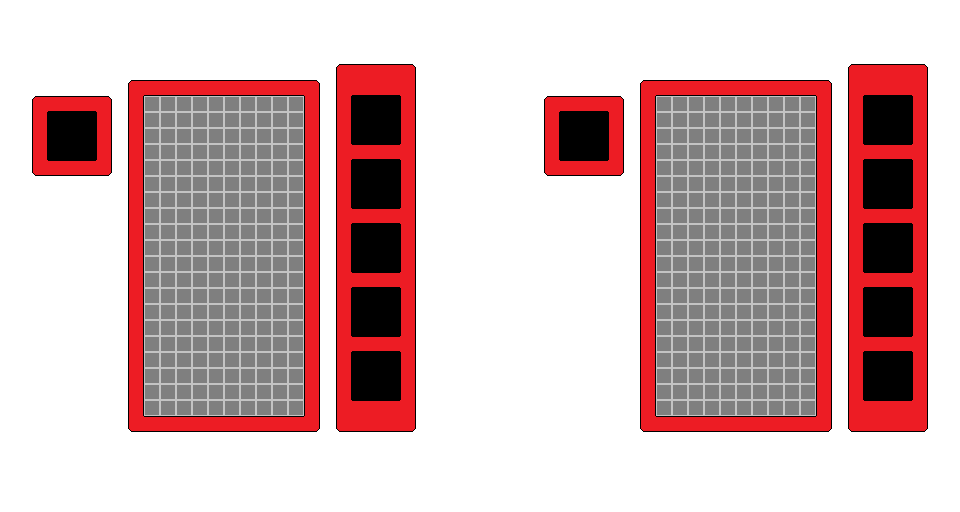

Below is a game level as drawn by its tile map, then a one-line description and the .tmx file that defines it, in full:
An orthogonal 60x32 tile map with 16x16 px tiles, 1 tile layer (Tile Layer 1).

<map version="1.0" tiledversion="1.0.3" orientation="orthogonal" renderorder="right-down" width="60" height="32" tilewidth="16" tileheight="16" nextobjectid="1">
 <tileset firstgid="1" name="tetris_tileset" tilewidth="16" tileheight="16" tilecount="40" columns="8">
  <image source="tetris_tileset.png" width="128" height="80" />
 </tileset>
 <layer name="Tile Layer 1" width="60" height="32">
  <data encoding="csv">
26,26,26,26,26,26,26,26,26,26,26,26,26,26,26,26,26,26,26,26,26,26,26,26,26,26,26,26,26,26,26,26,26,26,26,26,26,26,26,26,26,26,26,26,26,26,26,26,26,26,26,26,26,26,26,26,26,26,26,26,
26,26,26,26,26,26,26,26,26,26,26,26,26,26,26,26,26,26,26,26,26,26,26,26,26,26,26,26,26,26,26,26,26,26,26,26,26,26,26,26,26,26,26,26,26,26,26,26,26,26,26,26,26,26,26,26,26,26,26,26,
26,26,26,26,26,26,26,26,26,26,26,26,26,26,26,26,26,26,26,26,26,26,26,26,26,26,26,26,26,26,26,26,26,26,26,26,26,26,26,26,26,26,26,26,26,26,26,26,26,26,26,26,26,26,26,26,26,26,26,26,
26,26,26,26,26,26,26,26,26,26,26,26,26,26,26,26,26,26,26,26,26,26,26,26,26,26,26,26,26,26,26,26,26,26,26,26,26,26,26,26,26,26,26,26,26,26,26,26,26,26,26,26,26,26,26,26,26,26,26,26,
26,26,26,26,26,26,26,26,26,26,26,26,26,26,26,26,26,26,26,26,26,4,6,6,6,8,26,26,26,26,26,26,26,26,26,26,26,26,26,26,26,26,26,26,26,26,26,26,26,26,26,26,26,4,6,6,6,8,26,26,
26,26,26,26,26,26,26,26,1,2,2,2,2,2,2,2,2,2,2,3,26,12,14,14,14,32,26,26,26,26,26,26,26,26,26,26,26,26,26,26,1,2,2,2,2,2,2,2,2,2,2,3,26,12,14,14,14,32,26,26,
26,26,1,2,2,2,3,26,11,10,10,10,10,10,10,10,10,10,10,11,26,9,22,22,22,11,26,26,26,26,26,26,26,26,1,2,2,2,3,26,11,10,10,10,10,10,10,10,10,10,10,11,26,9,22,22,22,11,26,26,
26,26,9,22,22,22,11,26,11,10,10,10,10,10,10,10,10,10,10,11,26,9,22,22,22,11,26,26,26,26,26,26,26,26,9,22,22,22,11,26,11,10,10,10,10,10,10,10,10,10,10,11,26,9,22,22,22,11,26,26,
26,26,9,22,22,22,11,26,11,10,10,10,10,10,10,10,10,10,10,11,26,9,22,22,22,11,26,26,26,26,26,26,26,26,9,22,22,22,11,26,11,10,10,10,10,10,10,10,10,10,10,11,26,9,22,22,22,11,26,26,
26,26,9,22,22,22,11,26,11,10,10,10,10,10,10,10,10,10,10,11,26,12,18,18,18,32,26,26,26,26,26,26,26,26,9,22,22,22,11,26,11,10,10,10,10,10,10,10,10,10,10,11,26,12,18,18,18,32,26,26,
26,26,17,18,18,18,19,26,11,10,10,10,10,10,10,10,10,10,10,11,26,9,22,22,22,11,26,26,26,26,26,26,26,26,17,18,18,18,19,26,11,10,10,10,10,10,10,10,10,10,10,11,26,9,22,22,22,11,26,26,
26,26,26,26,26,26,26,26,11,10,10,10,10,10,10,10,10,10,10,11,26,9,22,22,22,11,26,26,26,26,26,26,26,26,26,26,26,26,26,26,11,10,10,10,10,10,10,10,10,10,10,11,26,9,22,22,22,11,26,26,
26,26,26,26,26,26,26,26,11,10,10,10,10,10,10,10,10,10,10,11,26,9,22,22,22,11,26,26,26,26,26,26,26,26,26,26,26,26,26,26,11,10,10,10,10,10,10,10,10,10,10,11,26,9,22,22,22,11,26,26,
26,26,26,26,26,26,26,26,11,10,10,10,10,10,10,10,10,10,10,11,26,12,18,18,18,32,26,26,26,26,26,26,26,26,26,26,26,26,26,26,11,10,10,10,10,10,10,10,10,10,10,11,26,12,18,18,18,32,26,26,
26,26,26,26,26,26,26,26,11,10,10,10,10,10,10,10,10,10,10,11,26,9,22,22,22,11,26,26,26,26,26,26,26,26,26,26,26,26,26,26,11,10,10,10,10,10,10,10,10,10,10,11,26,9,22,22,22,11,26,26,
26,26,26,26,26,26,26,26,11,10,10,10,10,10,10,10,10,10,10,11,26,9,22,22,22,11,26,26,26,26,26,26,26,26,26,26,26,26,26,26,11,10,10,10,10,10,10,10,10,10,10,11,26,9,22,22,22,11,26,26,
26,26,26,26,26,26,26,26,11,10,10,10,10,10,10,10,10,10,10,11,26,9,22,22,22,11,26,26,26,26,26,26,26,26,26,26,26,26,26,26,11,10,10,10,10,10,10,10,10,10,10,11,26,9,22,22,22,11,26,26,
26,26,26,26,26,26,26,26,11,10,10,10,10,10,10,10,10,10,10,11,26,12,18,18,18,32,26,26,26,26,26,26,26,26,26,26,26,26,26,26,11,10,10,10,10,10,10,10,10,10,10,11,26,12,18,18,18,32,26,26,
26,26,26,26,26,26,26,26,11,10,10,10,10,10,10,10,10,10,10,11,26,9,22,22,22,11,26,26,26,26,26,26,26,26,26,26,26,26,26,26,11,10,10,10,10,10,10,10,10,10,10,11,26,9,22,22,22,11,26,26,
26,26,26,26,26,26,26,26,11,10,10,10,10,10,10,10,10,10,10,11,26,9,22,22,22,11,26,26,26,26,26,26,26,26,26,26,26,26,26,26,11,10,10,10,10,10,10,10,10,10,10,11,26,9,22,22,22,11,26,26,
26,26,26,26,26,26,26,26,11,10,10,10,10,10,10,10,10,10,10,11,26,9,22,22,22,11,26,26,26,26,26,26,26,26,26,26,26,26,26,26,11,10,10,10,10,10,10,10,10,10,10,11,26,9,22,22,22,11,26,26,
26,26,26,26,26,26,26,26,11,10,10,10,10,10,10,10,10,10,10,11,26,12,18,18,18,32,26,26,26,26,26,26,26,26,26,26,26,26,26,26,11,10,10,10,10,10,10,10,10,10,10,11,26,12,18,18,18,32,26,26,
26,26,26,26,26,26,26,26,11,10,10,10,10,10,10,10,10,10,10,11,26,9,22,22,22,11,26,26,26,26,26,26,26,26,26,26,26,26,26,26,11,10,10,10,10,10,10,10,10,10,10,11,26,9,22,22,22,11,26,26,
26,26,26,26,26,26,26,26,11,10,10,10,10,10,10,10,10,10,10,11,26,9,22,22,22,11,26,26,26,26,26,26,26,26,26,26,26,26,26,26,11,10,10,10,10,10,10,10,10,10,10,11,26,9,22,22,22,11,26,26,
26,26,26,26,26,26,26,26,11,10,10,10,10,10,10,10,10,10,10,11,26,9,22,22,22,11,26,26,26,26,26,26,26,26,26,26,26,26,26,26,11,10,10,10,10,10,10,10,10,10,10,11,26,9,22,22,22,11,26,26,
26,26,26,26,26,26,26,26,11,10,10,10,10,10,10,10,10,10,10,11,26,12,30,30,30,32,26,26,26,26,26,26,26,26,26,26,26,26,26,26,11,10,10,10,10,10,10,10,10,10,10,11,26,12,30,30,30,32,26,26,
26,26,26,26,26,26,26,26,17,18,18,18,18,18,18,18,18,18,18,19,26,36,39,39,39,40,26,26,26,26,26,26,26,26,26,26,26,26,26,26,17,18,18,18,18,18,18,18,18,18,18,19,26,36,39,39,39,40,26,26,
26,26,26,26,26,26,26,26,26,26,26,26,26,26,26,26,26,26,26,26,26,26,26,26,26,26,26,26,26,26,26,26,26,26,26,26,26,26,26,26,26,26,26,26,26,26,26,26,26,26,26,26,26,26,26,26,26,26,26,26,
26,26,26,26,26,26,26,26,26,26,26,26,26,26,26,26,26,26,26,26,26,26,26,26,26,26,26,26,26,26,26,26,26,26,26,26,26,26,26,26,26,26,26,26,26,26,26,26,26,26,26,26,26,26,26,26,26,26,26,26,
26,26,26,26,26,26,26,26,26,26,26,26,26,26,26,26,26,26,26,26,26,26,26,26,26,26,26,26,26,26,26,26,26,26,26,26,26,26,26,26,26,26,26,26,26,26,26,26,26,26,26,26,26,26,26,26,26,26,26,26,
26,26,26,26,26,26,26,26,26,26,26,26,26,26,26,26,26,26,26,26,26,26,26,26,26,26,26,26,26,26,26,26,26,26,26,26,26,26,26,26,26,26,26,26,26,26,26,26,26,26,26,26,26,26,26,26,26,26,26,26,
26,26,26,26,26,26,26,26,26,26,26,26,26,26,26,26,26,26,26,26,26,26,26,26,26,26,26,26,26,26,26,26,26,26,26,26,26,26,26,26,26,26,26,26,26,26,26,26,26,26,26,26,26,26,26,26,26,26,26,26
</data>
 </layer>
</map>